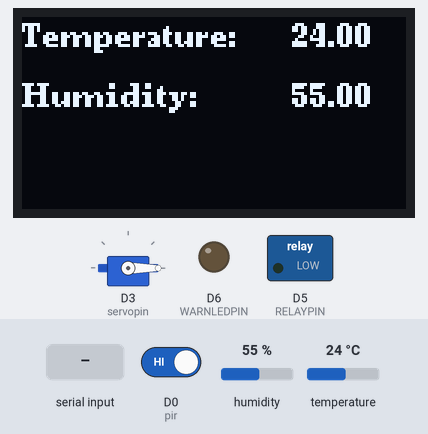
A sketch run on a simulated ESP8266 (NodeMCU). Parts: 128×64 one-colour display, servo, switched loads named in the sketch (green lamp = pin HIGH), output pins drawn as LEDs (lit = HIGH). Dashed ring = blinking. The inputs (shaded band) are chosen by the test bench; at power-on: humidity 55 %, temperature 24 °C, D0 (pir) HIGH. WiFi joins after 1.5 s; servers stay silent unless stated; no MQTT or app messages arrive unless stated; what the sketch prints to the serial monitor is not drawn.

Above: at 3.0 s.
3.1 s: "1" received over Serial
At 4.68 s:
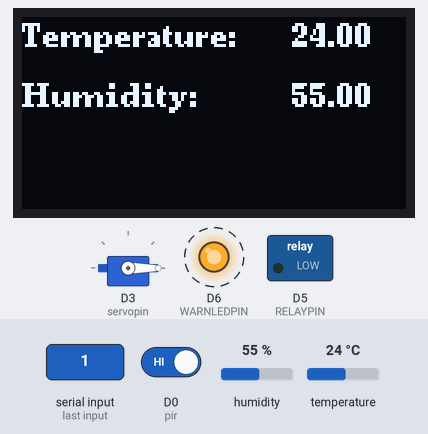
6.2 s: humidity set to 22 %
At 7.6 s:
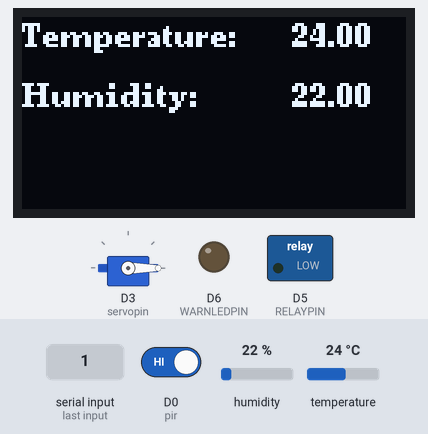
8.3 s: temperature set to 12 °C
At 9.5 s:
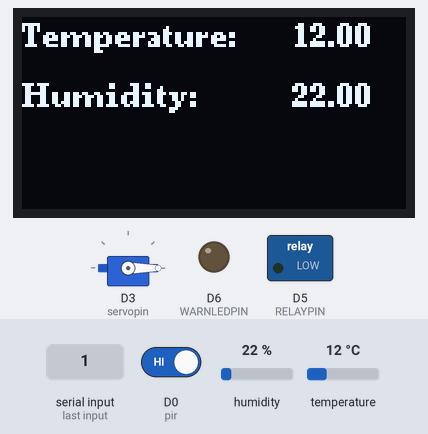
10.4 s: humidity set to 40 %
At 11.5 s:
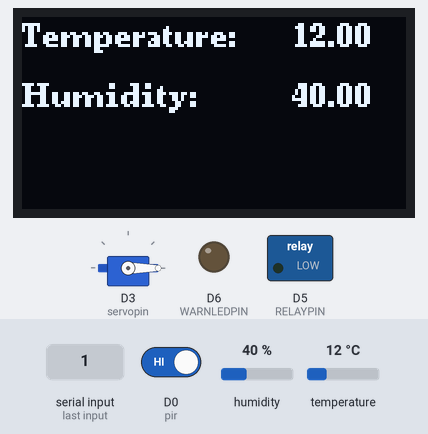
12.4 s: temperature set to 19 °C
14.5 s: "0" received over Serial
At 15.56 s:
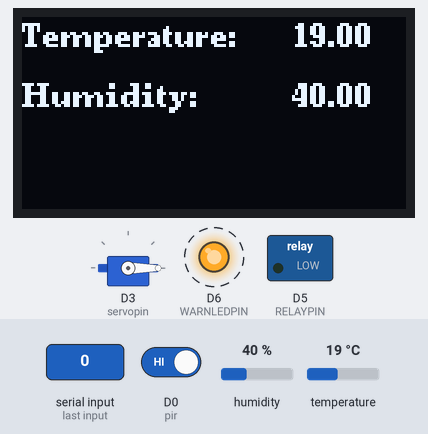
Timing chart, 0 to 17.5 s (numbered marks = the images above; inputs shaded):
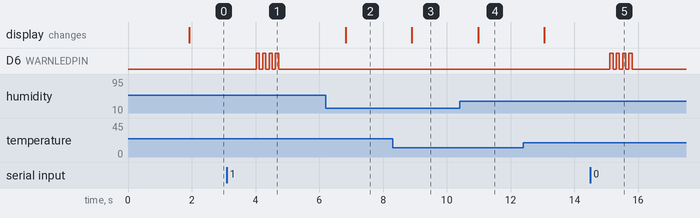

The sketch:

RFID_Door_Lock.ino
```cpp
/***************************************************
     IOT Based HOME AUTOMATION AND SECURITY SYSTEM
                  #TEAM PI BOTS
               FOLLOW AND SUPPORT
                    @pi_bots

         CONTACT FOR TECHNICAL ASSISTANCE
                 Instagram.com
           -------------------------
            >>  @at_mega_328p

 ****************************************************/

#define BLYNK_PRINT Serial

#include <ESP8266WiFi.h>
#include <BlynkSimpleEsp8266.h>
#include "Adafruit_MQTT.h"
#include "Adafruit_MQTT_Client.h"
#include <Servo.h>
#include <DHT.h>
#include <U8g2lib.h>


#ifdef U8X8_HAVE_HW_I2C
#include <Wire.h>
#endif

U8G2_SSD1306_128X64_NONAME_F_HW_I2C u8g2(U8G2_R0, /* reset=*/ U8X8_PIN_NONE);


#define DHTPIN 2
#define DHTTYPE DHT11
DHT dht(DHTPIN, DHTTYPE);
BlynkTimer timer;

char auth[] = "P41b3Qgm-YaWZGNnsDzBOb-kFsCvNPw5";

WidgetLED warn(V2);
WidgetLED accessgrant(V1);

#define RELAYPIN D5
#define WARNLEDPIN D6

char tag[] = "2B006DA922CD";
char tag2[] = "2B006D8606C6";// Replace with your own Tag ID
char input[12];        // A variable to store the Tag ID being presented
int count = 0;        // A counter variable to navigate through the input[] character array
boolean flag = 0;     // A variable to store the Tag match status

int state = 0;
int pir = 16;
int valpir = 0;
int servopin = 0;

Servo servo;

/************************* WiFi Access Point *********************************/

#define WLAN_SSID       "Pi Home"
#define WLAN_PASS       "Pihome@7560"

/************************* Adafruit.io Setup *********************************/

#define AIO_SERVER      "io.adafruit.com"
#define AIO_SERVERPORT  1883                   // use 8883 for SSL
#define AIO_USERNAME    "eliote"
#define AIO_KEY         "aio_HdSi39PC7W45av0H0CQGPdhHzylA"


/************ Global State (you don't need to change this!) ******************/

WiFiClient client;
Adafruit_MQTT_Client mqtt(&client, AIO_SERVER, AIO_SERVERPORT, AIO_USERNAME, AIO_KEY);

/****************************** Feeds ***************************************/

// Setup a feed called 'sensor' for publishing.
// Notice MQTT paths for AIO follow the form: <username>/feeds/<feedname>
Adafruit_MQTT_Publish photocell = Adafruit_MQTT_Publish(&mqtt, AIO_USERNAME "/feeds/motion");

/*************************** Sketch Code ************************************/
void dhtsend()
{
  float h = dht.readHumidity();
  float t = dht.readTemperature(); // or dht.readTemperature(true) for Fahrenheit

  if (isnan(h) || isnan(t)) {
    Serial.println("Failed to read from DHT sensor!");
    return;
  }
  // You can send any value at any time.
  // Please don't send more that 10 values per second.
  Blynk.virtualWrite(V5, h);
  Blynk.virtualWrite(V6, t);

}

void MQTT_connect() {
  int8_t ret;

  // Stop if already connected.
  if (mqtt.connected()) {
    return;
  }

  Serial.print("Connecting to MQTT... ");

  uint8_t retries = 3;
  while ((ret = mqtt.connect()) != 0) { // connect will return 0 for connected
    Serial.println(mqtt.connectErrorString(ret));
    Serial.println("Retrying MQTT connection in 5 seconds...");
    mqtt.disconnect();
    delay(5000);  // wait 5 seconds
    retries--;
    if (retries == 0) {
      // basically die and wait for WDT to reset me
      while (1);
    }
  }
  Serial.println("MQTT Connected!");
}

void MQTT_connect();

void warnc() {
  Serial.println("Access Denied"); // Incorrect Tag Message
  Blynk.notify("Wrong Access...!!");

  digitalWrite(WARNLEDPIN, HIGH);
  warn.on();
  delay(100);
  digitalWrite(WARNLEDPIN, LOW);
  warn.off();
  delay(100);
  digitalWrite(WARNLEDPIN, HIGH);
  warn.on();
  delay(100);
  digitalWrite(WARNLEDPIN, LOW);
  warn.off();
  delay(100);
  digitalWrite(WARNLEDPIN, HIGH);
  warn.on();
  delay(100);
  digitalWrite(WARNLEDPIN, LOW);
  warn.off();
  delay(100);
  digitalWrite(WARNLEDPIN, HIGH);
  warn.on();
  delay(100);
  digitalWrite(WARNLEDPIN, LOW);
  warn.off();
}

void notifysms(){
  if (state == 0) {
  valpir = digitalRead(pir);
  if (valpir == LOW) {
    photocell.publish("1");
    Blynk.notify("Unusual Activity Detected....");
    delay(1000);
  }
  else {
    photocell.publish("0");
    delay(1000);
  }
}

  }
void setup() {

  u8g2.begin();
  pinMode(14, OUTPUT);
  pinMode(12, OUTPUT);
  Blynk.begin(auth, WLAN_SSID, WLAN_PASS);
  dht.begin();
  timer.setInterval(1000L, dhtsend);
  servo.attach(servopin);
  servo.write(0);

  Serial.begin(9600);   // Initialise Serial Communication with the Serial Monitor
  pinMode(RELAYPIN, OUTPUT); // RELAY OUTPUT
  pinMode(WARNLEDPIN, OUTPUT); //WRONG TAG INDICATOR
  pinMode(pir, INPUT);

  Serial.println(F("Pi HOME SECURITY v.1.5"));

  // Connect to WiFi access point.
  Serial.println(); Serial.println();
  Serial.print("Connecting to ");
  Serial.println(WLAN_SSID);

  WiFi.begin(WLAN_SSID, WLAN_PASS);
  while (WiFi.status() != WL_CONNECTED) {
    delay(500);
    Serial.print(".");
  }
  Serial.println();
  Serial.println("WiFi connected");
  Serial.println("IP address: "); Serial.println(WiFi.localIP());
}

uint32_t x = 0;

void loop() {

  displayt();
  Blynk.run();
  notifysms();
  timer.run();
  MQTT_connect();

  if (Serial.available()) // Check if there is incoming data in the RFID Reader Serial Buffer.
  {
    count = 0; // Reset the counter to zero
    /* Keep reading Byte by Byte from the Buffer till the RFID Reader Buffer is empty
       or till 12 Bytes (the ID size of our Tag) is read */
    while (Serial.available() && count < 12)
    {
      input[count] = Serial.read(); // Read 1 Byte of data and store it in the input[] variable
      count++; // increment counter
      delay(5);
    }
    /* When the counter reaches 12 (the size of the ID) we stop and compare each value
        of the input[] to the corresponding stored value */
    if (count == 12) //
    {
      count = 0; // reset counter varibale to 0
      flag = 1;
      /* Iterate through each value and compare till either the 12 values are
         all matching or till the first mistmatch occurs */
      while (count < 12 && flag != 0)
      {
        if (input[count] == tag[count])
          flag = 1; // everytime the values match, we set the flag variable to 1
        else
          flag = 0;
        /* if the ID values don't match, set flag variable to 0 and
           stop comparing by exiting the while loop */
        count++; // increment i
      }
    }
    if (flag == 1) // If flag variable is 1, then it means the tags match
    {
      if (state == 0) {
        state = 1;
      }
      else if (state == 1) {

        state = 0;
      }
      Serial.println("Access Allowed!");
      if (state == 1) {
        accessunlock();
      }
      else if (state == 0) {
        accesslock();

      }
    }
    else {
      warnc();
      }
  }
}

//WidgetLED accessled(V1);

void accesslock() {
  digitalWrite(RELAYPIN, LOW);
  servo.write(0);
  accessgrant.off();
}

void accessunlock() {
  digitalWrite(RELAYPIN, HIGH);
  servo.write(90);
  accessgrant.on();
}

void displayt(){
  float h = dht.readHumidity();
  float t = dht.readTemperature();
  u8g2.clearBuffer();                       // clear the internal memory
  u8g2.setFont(u8g2_font_ncenB08_tr);       // choose a suitable font
  u8g2.drawStr(0,10,"Temperature: " );      // write something to the internal memory
  u8g2.setCursor(90,10); u8g2.print(t,2);
  u8g2.drawStr(0,30,"Humidity: ");
  u8g2.setCursor(90,30); u8g2.print(h,2);
  u8g2.sendBuffer();                        // transfer internal memory to the display

}
```

Measured:
- after the input at 3.1 s, D6 (WARNLEDPIN): alternates HIGH for 0.10 s and LOW for 0.10 s, 8 changes in all, then stays LOW, starting after 0.92 s
- after the input at 6.2 s, the display: changes after 0.63 s (image 2)
- after the input at 8.3 s, the display: changes after 0.60 s (image 3)
- after the input at 10.4 s, the display: changes after 0.58 s (image 4)
- after the input at 14.5 s, D6 (WARNLEDPIN): alternates HIGH for 0.10 s and LOW for 0.10 s, 8 changes in all, then stays LOW, starting after 0.61 s
